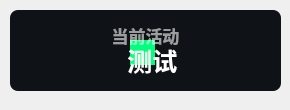
<?xml version="1.0" encoding="UTF-8"?>
<ui version="4.0">
 <class>Theme</class>
 <widget class="QWidget" name="Form">
  <property name="geometry">
   <rect>
    <x>0</x>
    <y>0</y>
    <width>290</width>
    <height>110</height>
   </rect>
  </property>
  <property name="minimumSize">
   <size>
    <width>0</width>
    <height>100</height>
   </size>
  </property>
  <property name="maximumSize">
   <size>
    <width>16777215</width>
    <height>65536</height>
   </size>
  </property>
  <property name="windowTitle">
   <string>当前活动</string>
  </property>
  <widget class="QPushButton" name="subject">
   <property name="geometry">
    <rect>
     <x>20</x>
     <y>30</y>
     <width>251</width>
     <height>61</height>
    </rect>
   </property>
   <property name="font">
    <font>
     <family>Microsoft YaHei UI</family>
     <pointsize>19</pointsize>
     <weight>75</weight>
     <bold>true</bold>
    </font>
   </property>
   <property name="styleSheet">
    <string notr="true">border: none;
color: rgba(255, 255, 255, 255);
font-weight: bold</string>
   </property>
   <property name="text">
    <string>  测试</string>
   </property>
   <property name="icon">
    <iconset>
     <normaloff>:/svg/img/subject/it.svg</normaloff>:/svg/img/subject/it.svg</iconset>
   </property>
   <property name="iconSize">
    <size>
     <width>36</width>
     <height>26</height>
    </size>
   </property>
  </widget>
  <widget class="QLabel" name="blurEffect">
   <property name="geometry">
    <rect>
     <x>130</x>
     <y>40</y>
     <width>25</width>
     <height>25</height>
    </rect>
   </property>
   <property name="styleSheet">
    <string notr="true">background-color: rgb(0, 255, 127);
border-radius:20px</string>
   </property>
   <property name="text">
    <string/>
   </property>
  </widget>
  <widget class="QLabel" name="sub_title">
   <property name="geometry">
    <rect>
     <x>30</x>
     <y>10</y>
     <width>231</width>
     <height>51</height>
    </rect>
   </property>
   <property name="font">
    <font>
     <family>Microsoft YaHei UI</family>
     <pointsize>13</pointsize>
     <weight>75</weight>
     <bold>true</bold>
    </font>
   </property>
   <property name="styleSheet">
    <string notr="true">color: rgba(255, 255, 255, 150);
font-weight: bold;</string>
   </property>
   <property name="text">
    <string>当前活动</string>
   </property>
   <property name="textFormat">
    <enum>Qt::PlainText</enum>
   </property>
   <property name="alignment">
    <set>Qt::AlignCenter</set>
   </property>
  </widget>
  <widget class="QLabel" name="backgnd">
   <property name="geometry">
    <rect>
     <x>10</x>
     <y>10</y>
     <width>271</width>
     <height>81</height>
    </rect>
   </property>
   <property name="styleSheet">
    <string notr="true">background-color: rgba(15, 18, 22, 255);
border-radius: 8px
</string>
   </property>
   <property name="text">
    <string/>
   </property>
  </widget>
  <zorder>backgnd</zorder>
  <zorder>blurEffect</zorder>
  <zorder>sub_title</zorder>
  <zorder>subject</zorder>
 </widget>
 <resources/>
 <connections/>
</ui>
